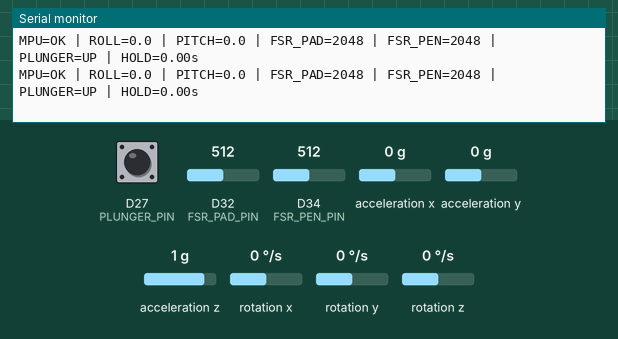
This sketch was run on a simulated Arduino Due. Parts: the last lines printed to the serial monitor. Wiring (inferred from the names in the program): MPU-6050 motion sensor at I2C address 0x68. Inputs (shaded band) come from the test bench; at power-on: D27 (PLUNGER_PIN) HIGH, acceleration x 0 g, D32 (FSR_PAD_PIN) = 512, D34 (FSR_PEN_PIN) = 512, acceleration y 0 g, acceleration z 1 g, rotation x 0 °/s, rotation y 0 °/s, rotation z 0 °/s (analog values on the 0–1023 scale).

Above: at 1.7 s.
1.8 s: D27 (PLUNGER_PIN) pulled LOW for 0.15 s
At 2.1 s:
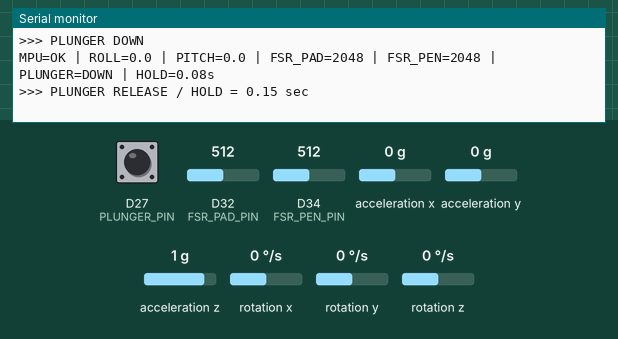
3.4 s: acceleration x set to -1.4 g
At 3.48 s:
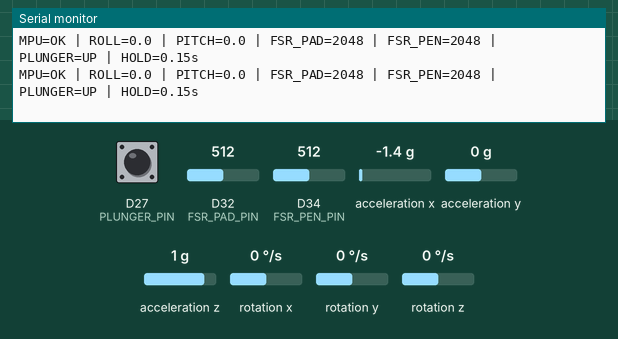
4.9 s: D32 (FSR_PAD_PIN) set to 716
At 5.09 s:
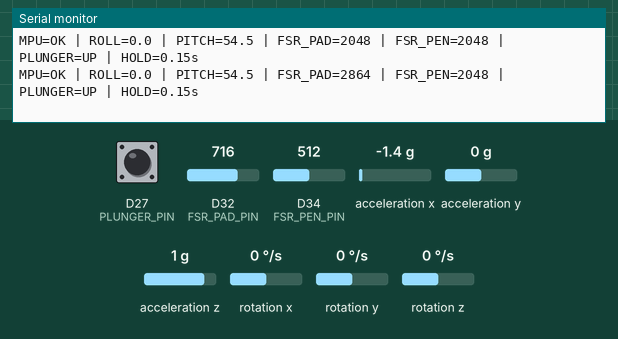
6.4 s: D34 (FSR_PEN_PIN) set to 716
At 6.5 s:
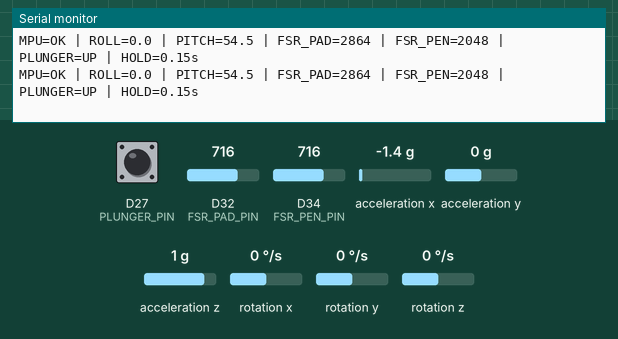
7.9 s: acceleration y set to -1.4 g
At 7.91 s:
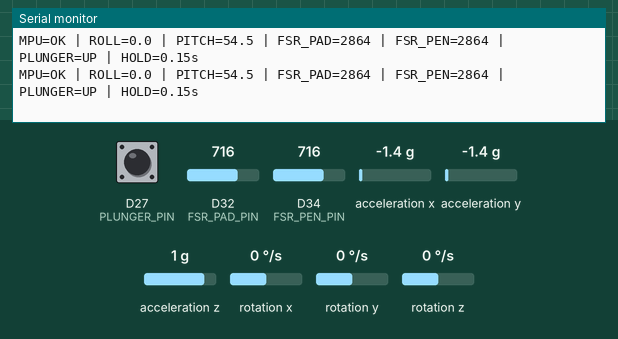
9.4 s: D27 (PLUNGER_PIN) pulled LOW for 1 s
At 9.72 s:
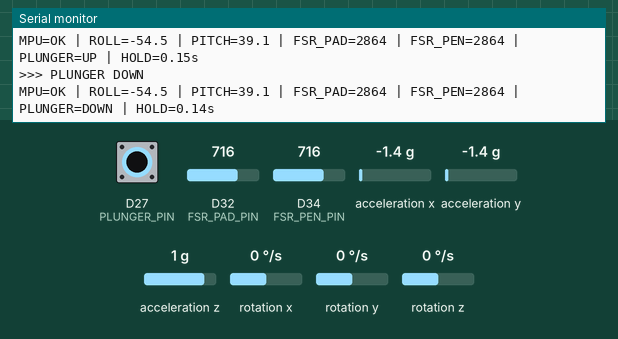
Timing chart, 0 to 12.4 s (numbered marks = the images above; inputs shaded):
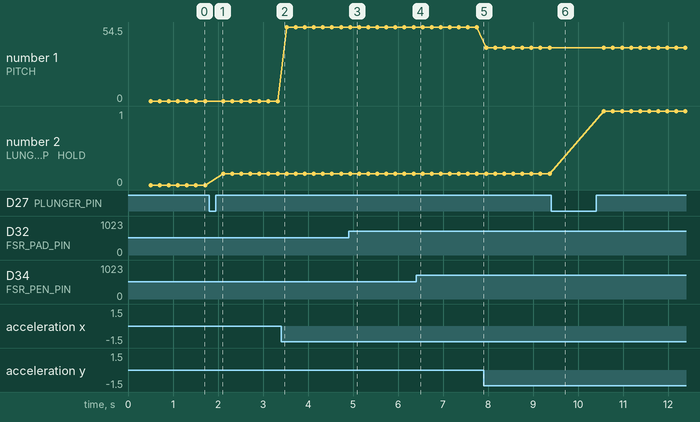

Measured:
- after the input at 1.8 s, the serial monitor: prints a new line at once (image 1)
- after the input at 4.9 s, the serial monitor: prints a new line at once (image 3)
- after the input at 9.4 s, the serial monitor: prints a new line at once (image 6)
- plotted number 1: 0 → 54.5 after the input at 3.4 s, 54.5 → 39.1 after the input at 7.9 s
- plotted number 2: 0 → 0.15 after the input at 1.8 s, 0.15 → 1 after the input at 9.4 s

The sketch:

kokchi_input_integration_test.ino
```cpp
#include <Wire.h>
#include <math.h>

// =========================
// PIN
// =========================
const int FSR_PAD_PIN = 32;
const int FSR_PEN_PIN = 34;
const int PLUNGER_PIN  = 27;

const int SDA_PIN = 21;
const int SCL_PIN = 22;

const uint8_t MPU_ADDR = 0x68;

// =========================
// MPU
// =========================
bool mpuOK = false;

// =========================
// PLUNGER / HOLD
// =========================
bool lastRawPressed = false;
bool stablePressed = false;

unsigned long debounceStart = 0;
const unsigned long DEBOUNCE_MS = 25;

unsigned long holdStart = 0;
float lastHoldSec = 0.0;

// =========================
// SERIAL
// =========================
unsigned long lastPrint = 0;
const unsigned long PRINT_INTERVAL_MS = 200;


void setup() {
  Serial.begin(115200);
  delay(500);

  // Plunger
  pinMode(PLUNGER_PIN, INPUT_PULLUP);

  // ADC
  analogReadResolution(12);

  // MPU6050
  Wire.begin(SDA_PIN, SCL_PIN);

  Wire.beginTransmission(MPU_ADDR);
  Wire.write(0x6B);       // PWR_MGMT_1
  Wire.write(0x00);       // Wake up
  mpuOK = (Wire.endTransmission() == 0);

  Serial.println();
  Serial.println("======================================");
  Serial.println("KOKCHI INPUT INTEGRATION TEST");
  Serial.println("MPU + FSR-PAD + FSR-PEN + PLUNGER");
  Serial.println("======================================");

  if (mpuOK) {
    Serial.println("MPU INIT = OK");
  } else {
    Serial.println("MPU INIT = ERROR");
  }
}


bool readMPU(float &roll, float &pitch) {
  Wire.beginTransmission(MPU_ADDR);
  Wire.write(0x3B);

  if (Wire.endTransmission(false) != 0) {
    return false;
  }

  uint8_t count = Wire.requestFrom(
    MPU_ADDR,
    (uint8_t)14,
    (uint8_t)true
  );

  if (count != 14) {
    return false;
  }

  int16_t ax = (Wire.read() << 8) | Wire.read();
  int16_t ay = (Wire.read() << 8) | Wire.read();
  int16_t az = (Wire.read() << 8) | Wire.read();

  // Temperature: 현재 사용하지 않음
  Wire.read();
  Wire.read();

  // Gyro: 데이터는 읽되 현재 출력에는 사용하지 않음
  int16_t gx = (Wire.read() << 8) | Wire.read();
  int16_t gy = (Wire.read() << 8) | Wire.read();
  int16_t gz = (Wire.read() << 8) | Wire.read();

  roll = atan2((float)ay, (float)az) * 180.0 / PI;

  pitch = atan2(
    -(float)ax,
    sqrt((float)ay * ay + (float)az * az)
  ) * 180.0 / PI;

  return true;
}


void updatePlunger() {
  unsigned long now = millis();

  // INPUT_PULLUP:
  // 안 누름 = HIGH
  // 누름   = LOW
  bool rawPressed = (digitalRead(PLUNGER_PIN) == LOW);

  // 상태 변화 감지 → debounce 시작
  if (rawPressed != lastRawPressed) {
    debounceStart = now;
    lastRawPressed = rawPressed;
  }

  // 일정 시간 같은 상태가 유지됐으면 실제 상태로 인정
  if ((now - debounceStart >= DEBOUNCE_MS) &&
      (rawPressed != stablePressed)) {

    stablePressed = rawPressed;

    if (stablePressed) {
      holdStart = now;

      Serial.println();
      Serial.println(">>> PLUNGER DOWN");
    }
    else {
      lastHoldSec = (now - holdStart) / 1000.0;

      Serial.println();
      Serial.print(">>> PLUNGER RELEASE / HOLD = ");
      Serial.print(lastHoldSec, 2);
      Serial.println(" sec");
    }
  }
}


void loop() {
  updatePlunger();

  unsigned long now = millis();

  if (now - lastPrint >= PRINT_INTERVAL_MS) {
    lastPrint = now;

    // -------------------------
    // FSR
    // -------------------------
    int fsrPad = analogRead(FSR_PAD_PIN);
    int fsrPen = analogRead(FSR_PEN_PIN);

    // -------------------------
    // MPU
    // -------------------------
    float roll = 0.0;
    float pitch = 0.0;

    bool mpuReadOK = false;

    if (mpuOK) {
      mpuReadOK = readMPU(roll, pitch);
    }

    // -------------------------
    // HOLD
    // -------------------------
    float holdSec;

    if (stablePressed) {
      holdSec = (now - holdStart) / 1000.0;
    } else {
      holdSec = lastHoldSec;
    }

    // -------------------------
    // OUTPUT
    // -------------------------
    Serial.print("MPU=");
    Serial.print(mpuReadOK ? "OK" : "ERR");

    Serial.print(" | ROLL=");
    Serial.print(roll, 1);

    Serial.print(" | PITCH=");
    Serial.print(pitch, 1);

    Serial.print(" | FSR_PAD=");
    Serial.print(fsrPad);

    Serial.print(" | FSR_PEN=");
    Serial.print(fsrPen);

    Serial.print(" | PLUNGER=");
    Serial.print(stablePressed ? "DOWN" : "UP");

    Serial.print(" | HOLD=");
    Serial.print(holdSec, 2);

    Serial.println("s");
  }

  delay(5);
}
```
